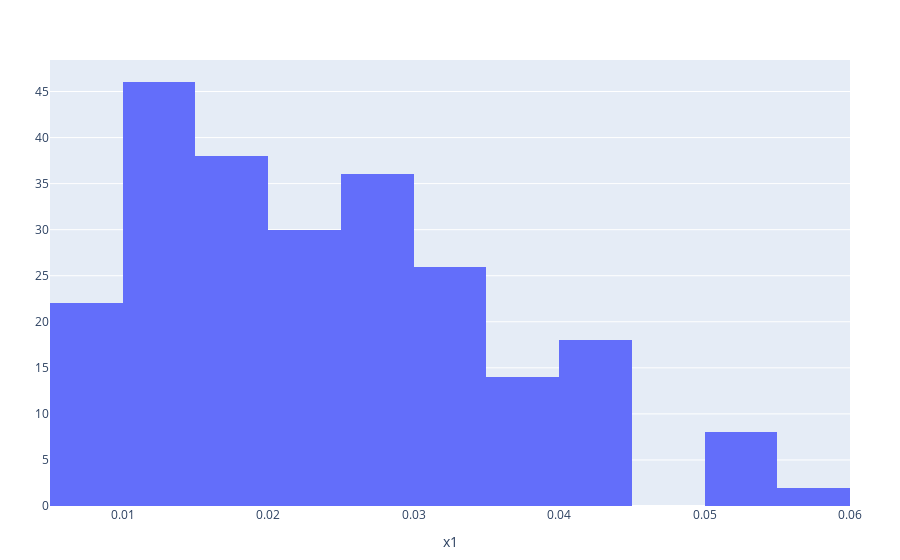

The notebook cell this image was saved under:
### Code cell
plot(DataFrame([euclid_norm], :auto), x=:x1, kind="histogram")

### Figure 1 — Plotly figure (JSON) as saved in the notebook; plotly's stock layout.template omitted (floating-point values rounded to 4 significant figures; data arrays with more than 128 entries replaced by an {"elided": "..."} marker saying what was removed)
{"data": [{"type": "histogram", "x": {"elided": "240 float values"}, "xaxis": "x", "yaxis": "y"}], "layout": {"legend": {"tracegroupgap": 0}, "margin": {"b": 50, "l": 50, "r": 50, "t": 60}, "xaxis": {"title": {"text": "x1"}}}}
